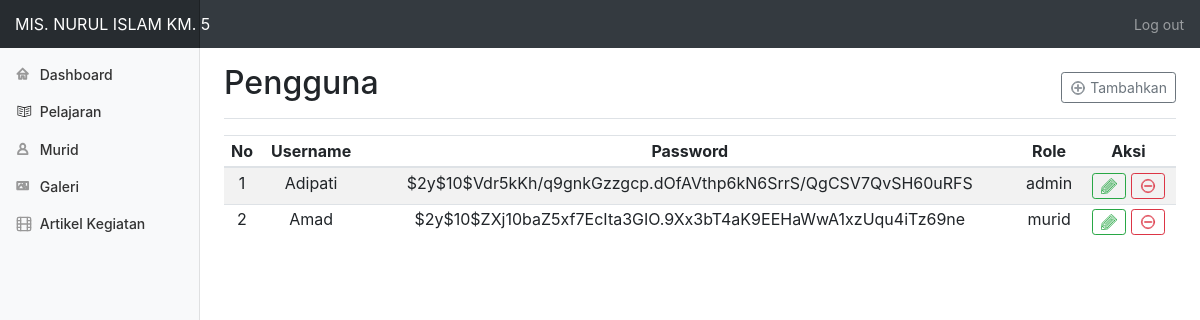
The page /admin/users.php (signed in) on the database its author committed.
### tables this page shows
CREATE TABLE `users` (
  `id` int(11) NOT NULL,
  `username` varchar(25) NOT NULL,
  `password` varchar(255) NOT NULL,
  `role` varchar(10) NOT NULL
);

### admin/users.php (the view, shortened to what this page needs)
<?php include("header.php") ?>
        <main role="main" class="col-md-9 ml-sm-auto col-lg-10 pt-3 px-4">
          <div class="d-flex justify-content-between flex-wrap flex-md-nowrap align-items-center pb-2 mb-3 border-bottom">
            <h1 class="h2">Pengguna</h1>
            <div class="btn-toolbar mb-2 mb-md-0">
              <a class="btn btn-sm btn-outline-secondary" href="users-add.php">
                Tambahkan
                </a>
            </div>
          </div>
          <?php
            $query = mysqli_query($conn, "SELECT * FROM users");
            $no = 1;
          ?>
          <div class="table-responsive">
            <table class="table table-striped table-sm ">
              <thead>
                <tr>
                  <th class="text-center">No</th>
                  <th class="text-center">Username</th>
                  <th class="text-center">Password</th>
                  <th class="text-center">Role</th>
                  <th class="text-center">Aksi</th>
                </tr>
              </thead>
              <tbody>
                <?php while($row = mysqli_fetch_array($query)): ?>
                    <tr>
                    <td class="text-center"><?=$no++?></td>
                    <td class="text-center"><?=$row['username']?></td>
                    <td class="text-center"><?=$row['password']?></td>
                    <td class="text-center"><?=$row['role']?></td>
                    <td class="text-center" width="10%">
                    <a class="btn btn-sm btn-outline-success" href="users-edit.php?id=<?=$row['id']?>">
                </a>
                    <a class="btn btn-sm btn-outline-danger" onclick="return confirm('Ingin menghapus ?')" href="users-hapus.php?id=<?=$row['id']?>">
                </a>
            </td>
                    </tr>
                <?php endwhile ?>
              </tbody>
            </table>
          </div>
        </main>
      </div>
    </div>
</body>
</html>

### css/admin.css (style rules this page uses)
body { font-size: .875rem; }
.feather { width: 16px; height: 16px; vertical-align: text-bottom; }
.border-bottom { border-bottom: 1px solid #e5e5e5; }

### rows shown on the page
users: username "Adipati", password "$2y$10$Vdr5kKh/q9gnkGzzgcp.dOfAVthp6kN6SrrS/QgCSV7QvSH60uRFS", role "admin"
users: username "Amad", password "$2y$10$ZXj10baZ5xf7EcIta3GIO.9Xx3bT4aK9EEHaWwA1xzUqu4iTz69ne", role "murid"
